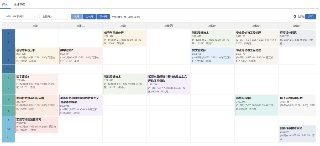
#> input picture backend/test_timetable.jpg, 320 x 146 px
$ python -i timetable_parser.py   (imports and definitions only)
#> lines starting #> are read from the running program, lines starting #| are printed output that depends on the picture
import os
import base64
import json
import logging
import re
from typing import List, Dict, Any, Optional
from io import BytesIO
from PIL import Image, ImageEnhance, ImageFilter
import requests
from dotenv import load_dotenv

logger = logging.getLogger(__name__)


# ─────────────────────────────────────────────
# Few-shot 示例：给模型展示"如何理解课表格子"
# ─────────────────────────────────────────────
FEW_SHOT_EXAMPLE = """
【示例课表格子内的文字（一个格子）】
数字逻辑B(2523114)
李翔
花江校区11B103
1-12周[双]

【对应的正确 JSON】
{
  "course_name": "数字逻辑B",
  "course_code": "2523114",
  "teacher_name": "李翔",
  "location": "花江校区11B103",
  "weeks": "1-12周双",
  "day_of_week": 2,
  "start_session": 3,
  "end_session": 4
}

【说明】
- course_code 括号里的数字，没有则填 ""
- weeks 把 [单]、[双]、[全] 等括号内容保留，例如 "1-16周" "3-15周单"
- day_of_week: 星期一=1, 星期二=2 ... 星期日=7
- start_session/end_session: 该格子所在的节次行范围（如第3-4节课，start=3 end=4）
"""

MAIN_PROMPT = """\
你是专门解析**中国高校教务网格课表截图**的 OCR 专家。

请仔细观察这张课表图片，注意以下结构：
- 最左列通常是节次（第1节、第2节...），或者按节次行分割
- 最顶行是星期（星期一~星期日，或一~日）
- 每个网格格子对应"哪天/哪节"的课程信息

""" + FEW_SHOT_EXAMPLE + """

【你的任务】
遍历课表中每一个有内容的格子，提取所有课程，组成 JSON 数组。

【重要规则】
1. 绝对不要遗漏任何课程，包括周末课、晚上课、边角格子
2. 同一门课如果占据多个独立格子（不同星期），必须分开为多个 JSON 对象
3. 如果一个格子内包含多门不同课程信息（用斜线分隔），拆分为多个对象
4. day_of_week 必须是 1-7 的整数，不能是中文
5. start_session 和 end_session 必须是正整数，start <= end，不能超过 11
6. 如果课程时间跨度不清楚，默认 end_session = start_session + 1
7. weeks 字段保留原始字符串（如 "1-16周" "3-15周单"），不要转为数组

每个 JSON 对象必须包含以下字段：
- course_name (string): 课程名称
- course_code (string): 课程代号（括号内数字），没有则 ""
- teacher_name (string): 教师姓名，没有则 "未知"
- weeks (string): 上课周次，没有则 ""
- day_of_week (integer 1-7): 星期几
- start_session (integer 1-11): 开始节次
- end_session (integer 1-11): 结束节次
- location (string): 教室地点，没有则 ""

只输出纯 JSON 数组，格式：[{}, {}, ...]
禁止添加任何说明文字、```json 标记或其他内容！
"""

# 简化版 Prompt（第一次失败时重试用）
FALLBACK_PROMPT = """\
请读取这张课表图片，提取所有课程，返回 JSON 数组。
每项必须有：course_name(string), course_code(string), teacher_name(string), weeks(string), day_of_week(int 1-7), start_session(int), end_session(int), location(string)。
只返回 JSON 数组，不含任何其他文字。
"""


class TimetableParser:
    """
    使用 Vision LLM 解析课表图片，返回结构化的课程数据。
    """

    def __init__(self):
        load_dotenv()
        self.api_key = os.getenv("OPENAI_API_KEY", "")
        self.api_base = os.getenv("OPENAI_API_BASE", "https://api.openai.com/v1")
        self.model = os.getenv("VISION_MODEL", "Qwen/Qwen2-VL-72B-Instruct")
        logger.info(
            f"TimetableParser ready: model={self.model}, "
            f"key={'ok' if self.api_key else 'MISSING'}"
        )

    # ────────────────────────────────────────
    # 图片预处理：压缩大图 & 提升质量
    # ────────────────────────────────────────
    # [43 lines left out: function _preprocess_image, not called in this run]

    def _encode_image(self, image_bytes: bytes) -> str:
        return base64.b64encode(image_bytes).decode("utf-8")

    # ────────────────────────────────────────
    # 调用 Vision API
    # ────────────────────────────────────────
    # [107 lines left out: functions _call_vision_api, _extract_json, _sanitize_item, not called in this run]

    # ────────────────────────────────────────
    # 公开接口
    # ────────────────────────────────────────
    def parse_image(self, image_bytes: bytes, content_type: str = "image/jpeg") -> List[Dict[str, Any]]:
        """
        解析课表截图，返回结构化课程列表。
        策略：主 Prompt → 解析失败时自动用简化 Prompt 重试一次。
        """
        if not self.api_key:
            logger.warning("No API key — returning mock data")
            return self._get_mock_data()

        # 图片预处理
        processed = self._preprocess_image(image_bytes)
        b64 = self._encode_image(processed)

        # 第一次尝试（主 Prompt）
        try:
            raw = self._call_vision_api(b64, MAIN_PROMPT)
            logger.info(f"Vision API raw response (first 600 chars): {raw[:600]}")
            parsed = self._extract_json(raw)
            if parsed:
                result = [self._sanitize_item(x) for x in parsed]
                result = [x for x in result if x]  # 过滤 None
                if result:
                    logger.info(f"Parsed {len(result)} courses (main prompt)")
                    return result
            logger.warning("Main prompt returned no valid data, retrying with fallback prompt...")
        except Exception as e:
            logger.warning(f"Main prompt failed: {e}, retrying with fallback...")

        # 第二次尝试（简化 Prompt，更容易让模型产出格式正确的 JSON）
        try:
            raw = self._call_vision_api(b64, FALLBACK_PROMPT)
            logger.info(f"Fallback raw response (first 600 chars): {raw[:600]}")
            parsed = self._extract_json(raw)
            if parsed:
                result = [self._sanitize_item(x) for x in parsed]
                result = [x for x in result if x]
                if result:
                    logger.info(f"Parsed {len(result)} courses (fallback prompt)")
                    return result
        except Exception as e:
            logger.error(f"Fallback prompt also failed: {e}")

        return []

    # ────────────────────────────────────────
    # Mock 数据（无 API key 时测试用）
    # ────────────────────────────────────────
    def _get_mock_data(self) -> List[Dict[str, Any]]:
        return [
            {
                "course_name": "数字逻辑B",
                "course_code": "2523114",
                "teacher_name": "李翔",
                "weeks": "1-12周",
                "day_of_week": 2,
                "start_session": 3,
                "end_session": 4,
                "location": "花江校区11B103",
            },
            {
                "course_name": "信号与系统分析",
                "course_code": "2521378",
                "teacher_name": "苏海涛",
                "weeks": "1-15周",
                "day_of_week": 1,
                "start_session": 3,
                "end_session": 4,
                "location": "花江校区17509",
            },
            {
                "course_name": "跨文化交际",
                "course_code": "2522700",
                "teacher_name": "温露",
                "weeks": "1-16周",
                "day_of_week": 5,
                "start_session": 3,
                "end_session": 4,
                "location": "花江校区17413研",
            },
        ]

>>> import cv2
>>> picture = cv2.imread('../test_timetable.jpg', cv2.IMREAD_GRAYSCALE)
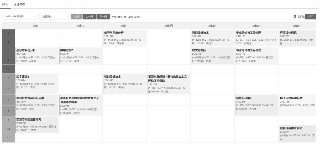
#> picture: shape (146, 320); min 45, max 255, mean 240.7
>>> result = TimetableParser().parse_image(picture)
#> result = 3 items
